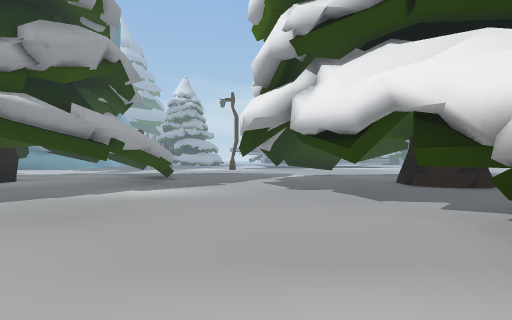
view 1 (above)

15 first-person views from a walk through a scene from a Unity 3-D project. The camera is 1.2 m above the floor, looks level and sees 80° across. The floor is counted in squares, 2 m on a side. Each view is taken from the middle of a square. On the plan, view 1 faces up. The plan holds only what a view shows up to about 9 squares ahead; the rest is blank. The place goes on beyond the plan. The player character is not drawn. Some surface patterns are stand-ins.

view 2
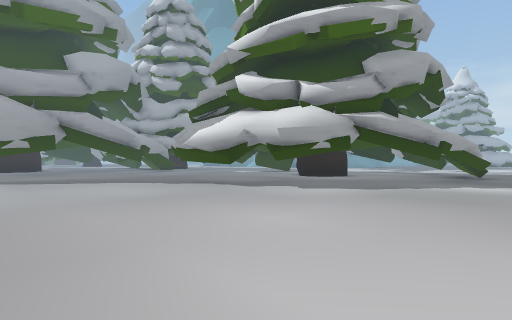

view 3
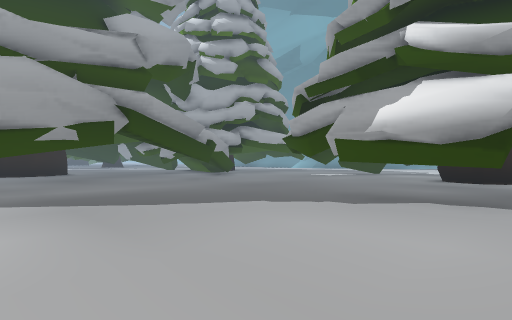

view 4
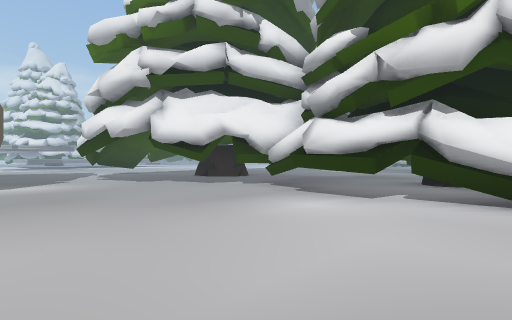

view 5
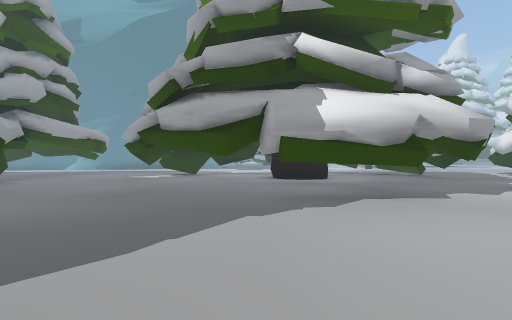

view 6
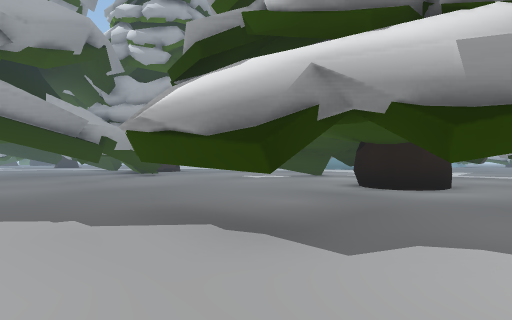

view 7
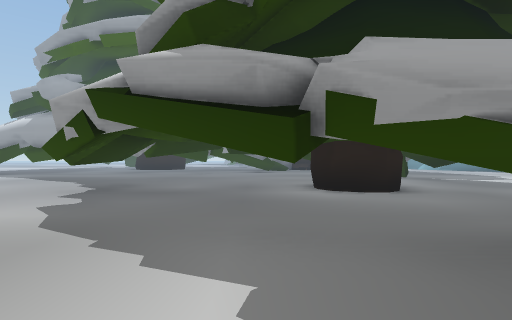

view 8
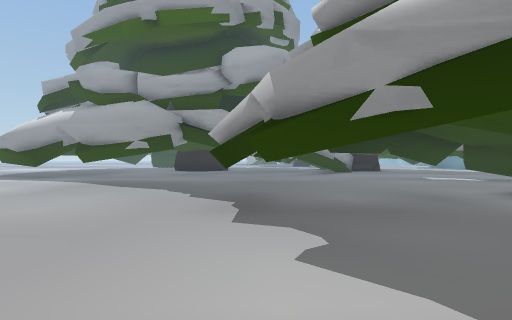

view 9
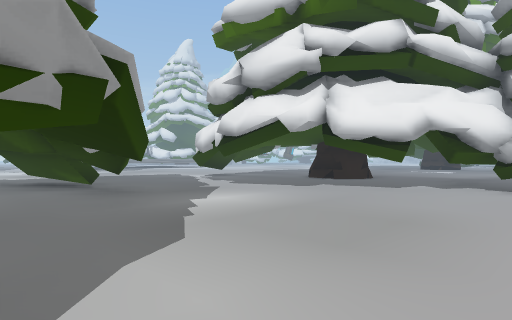

view 10
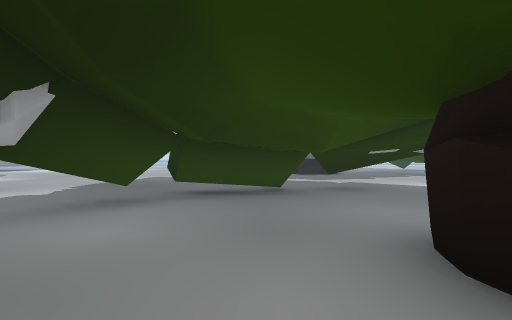

view 11
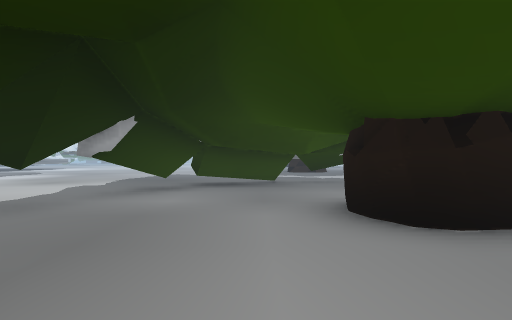

view 12
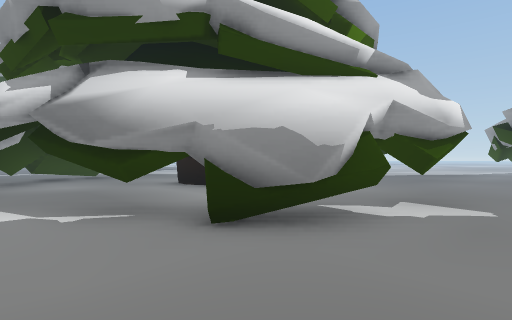

view 13
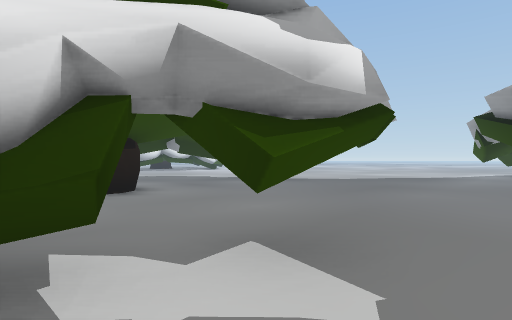

view 14
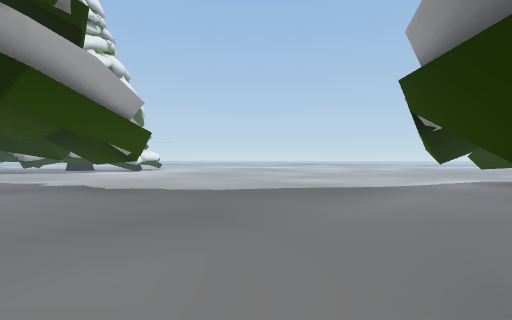

view 15
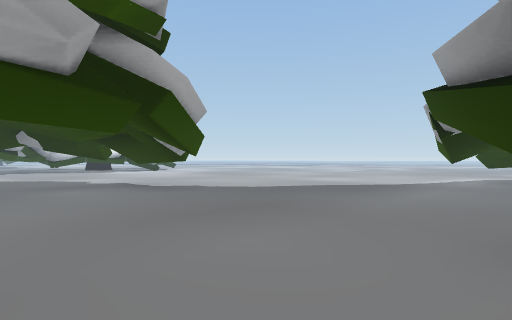

### Floor plan
Key: @ floor where view 1 was taken; # wall or solid block; x gap in a wall; . floor; T thing the floor can be seen under or through.
Columns run from 14 left of view 1 to 5 right of it. Each row starts with its distance up from view 1.
 17              ..
 16             ...
 15             ...
 14             ..
 13 ...... ##.....
 12 ...TT....#....
 11 ..TT......TT..
 10 ..T.......TT..
  9 .TT...##..TT..#....
  8 .T....##..TT..x...#
  7 .T.........T......##
  6 ..#.......TT........
  5 ...............#...
  4 #...#....T......#.
  3 #....TTTTT......##
  2 ................#
  1 ................#
  0 ..............@.#
 -1 ..#.............#
 -2   #.............#

Positions as (right, up) in squares from view 1, and headings:
1: (0, 0), facing up
2: (-1, -2), facing up-left
3: (-6, -2), facing up-left
4: (-3, -2), facing up-right
5: (-9, -2), facing up
6: (-5, 1), facing up-left
7: (-1, 6), facing left
8: (-3, 3), facing left
9: (-5, 2), facing up-right
10: (-9, 10), facing right
11: (-11, 10), facing right
12: (-14, 13), facing down-right
13: (-14, 10), facing down-right
14: (-14, 5), facing down-right
15: (-14, 6), facing down-right
